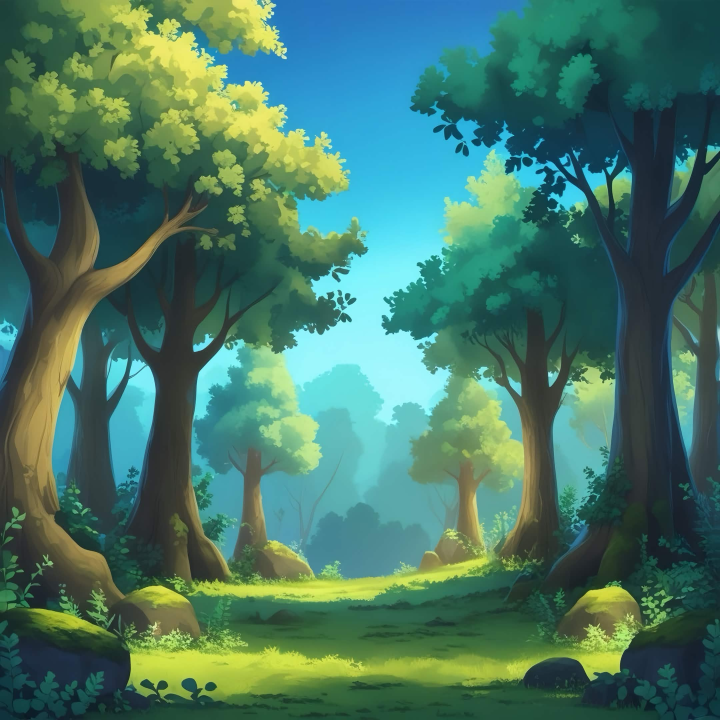
#> input picture load.jpg, 2160 x 2160 px (shown at 1/3 size)
$ python -i main.py   (imports and definitions only)
#> lines starting #> are read from the running program, lines starting #| are printed output that depends on the picture
### map_manager.py
import pygame
import random
import math
import sys
from player import Player
from enemy import Wolf
from item import Item, HealItem, ShieldItem, ClockItem, WallItem, StarItem, TrapItem, WaterTrap, PlacedTrap
from stats_logger import StatsLogger

TILE_SIZE = 30
GRID_SIZE_X = 26
GRID_SIZE_Y = 20
MARGIN = 40
UI_HEIGHT = 140
GAME_WIDTH = (TILE_SIZE * GRID_SIZE_X) + (MARGIN * 2)
GAME_HEIGHT = (TILE_SIZE * GRID_SIZE_Y) + UI_HEIGHT + MARGIN

COLOR_BG_MAIN = (255, 255, 224)
COLOR_GRASS = (145, 189, 89)
COLOR_GRASS_LIGHT = (160, 205, 100)
COLOR_WALL = (195, 195, 195)
COLOR_WALL_DARK = (130, 130, 130)
COLOR_WALL_LIGHT = (230, 230, 230)
COLOR_BORDER = (210, 160, 120)
COLOR_BORDER_DARK = (160, 110, 70)
COLOR_HP = (220, 20, 60)
COLOR_MP = (30, 144, 255)
COLOR_TEXT_DARK = (50, 50, 50)
COLOR_BAR_BG = (180, 180, 180)
COLOR_TEXT_HP = (0, 0, 0)
COLOR_SCORE_TEXT = (255, 255, 255)
COLOR_SCORE_OUTLINE = (101, 67, 33)

# ธีมสีไม้ — ใช้ซ้ำทั้งไฟล์
WOOD_DARK   = (101,  67,  33)
WOOD_MID    = (160, 110,  60)
WOOD_LIGHT  = (210, 165, 100)
WOOD_HI     = (235, 200, 145)
PARCHMENT   = (245, 225, 175)


def preload_game_assets():
    assets = {}
    try:
        bg = pygame.image.load("bg.jpg").convert()
        assets["bg_image"] = pygame.transform.scale(bg, (GAME_WIDTH, GAME_HEIGHT))
    except:
        assets["bg_image"] = None
        print("Warning: bg.jpg not found, using default background color.")

    # โหลด pause.png สำหรับ pause overlay panel
    try:
        raw = pygame.image.load("pause.png").convert_alpha()
        assets["pause_panel"] = raw
    except:
        assets["pause_panel"] = None

    # โหลด gameover.png สำหรับ game over panel
    try:
        raw = pygame.image.load("gameover.png").convert_alpha()
        assets["gameover_panel"] = raw
    except:
        assets["gameover_panel"] = None

    # โหลด character portrait images (play_pig, play_rab, play_sheep)
    char_files = {
        "Pig":    "play_pig.png",
        "Rabbit": "play_rab.png",
        "Sheep":  "play_sheep.png",
    }
    portraits = {}
    for name, fname in char_files.items():
        try:
            raw = pygame.image.load(fname).convert_alpha()
            portraits[name] = raw
        except:
            portraits[name] = None
    assets["portraits"] = portraits

    return assets


# ===== helper: วาด text พร้อม outline + letter spacing =====
# [52 lines left out: functions _render_outlined, _draw_wood_btn_game, not called in this run]


class Game:
    # [603 lines left out: functions __init__, _build_avatar, _spawn_water_traps, spawn_items_no_overlap, is_walkable, _draw_wood_tile and 8 more, not called in this run]

### main.py
import pygame
import sys
import subprocess

try:
    from map_manager import Game, GAME_WIDTH, GAME_HEIGHT, preload_game_assets
except ImportError:
    Game = None
    GAME_WIDTH, GAME_HEIGHT = 900, 800
    def preload_game_assets(): return {}

# [1 line not run here, left out]
SW, SH = 900, 800
# [1 line that did not run here, left out]
# [1 line not run here, left out]

def load_bg_image(name, w, h):
#> called with name = 'load.jpg', w = 900, h = 800
    try:
        from PIL import Image
        pil = Image.open(name).convert("RGB")
#> pil is the input picture: PIL image 2160x2160 RGB; mean R, G, B 71.1, 118.7, 101.9
        pil = pil.resize((w, h), Image.LANCZOS)
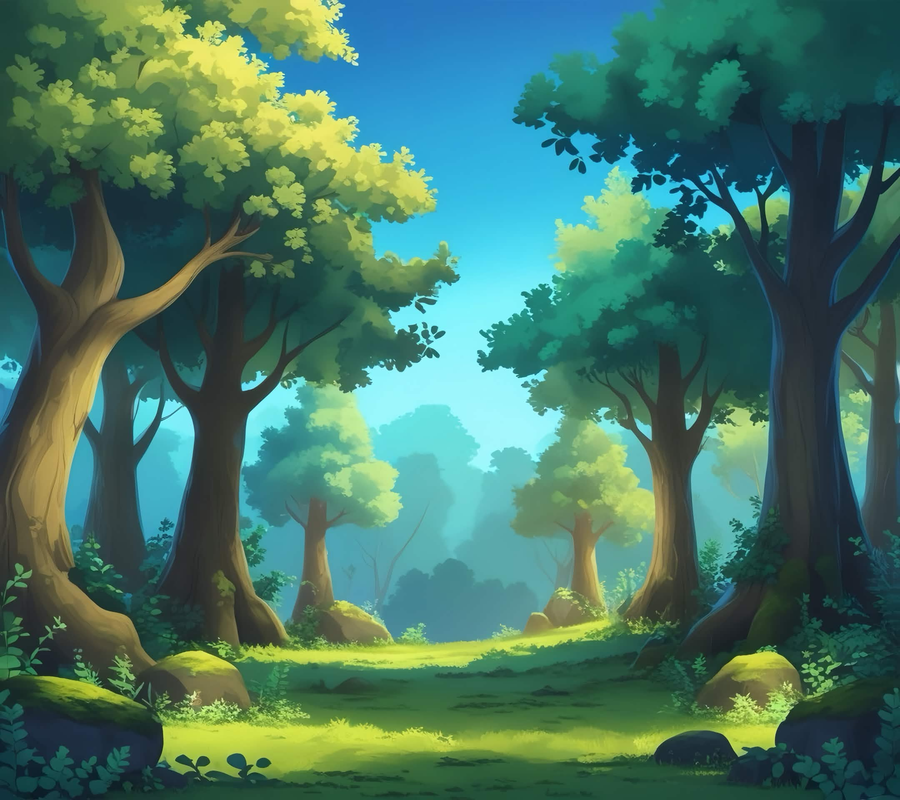
#> pil: PIL image 900x800 RGB; mean R, G, B 71.1, 118.7, 101.9
        return pygame.image.frombuffer(pil.tobytes(), (w, h), "RGB").convert()
    except Exception:
        try:
            return pygame.transform.smoothscale(pygame.image.load(name).convert(), (w, h))
        except Exception:
            s = pygame.Surface((w, h)); s.fill((10, 60, 140)); return s

loading_bg = load_bg_image("load.jpg", SW, SH)

# [50 lines left out: function draw_loading_screen, not called in this run]


# [1 line not run here, left out]

characters = [
    {"name": "Pig",    "hp": 250, "mp": 50,  "img_file": "play_pig.png",   "bonus": ""},
    {"name": "Rabbit", "hp": 200, "mp": 75,  "img_file": "play_rab.png",   "bonus": ""},
    {"name": "Sheep",  "hp": 100, "mp": 25,  "img_file": "play_sheep.png", "bonus": "Bonus : x2 Item Points"},
]

def load_bg(name):
    try:
        from PIL import Image
        pil = Image.open(name).convert("RGB")
        pil = pil.resize((SW, SH), Image.LANCZOS)
        return pygame.image.frombuffer(pil.tobytes(), (SW, SH), "RGB").convert()
    except Exception:
        try:
            return pygame.transform.smoothscale(pygame.image.load(name).convert(), (SW, SH))
        except Exception:
            s = pygame.Surface((SW, SH)); s.fill((50, 70, 50)); return s

_assets = [
    ("main.png",   "Loading main menu..."),
    ("select.png", "Loading select screen..."),
    ("pig.png",    "Loading Pig..."),
    ("rabbit.png", "Loading Rabbit..."),
    ("sheep.png",  "Loading Sheep..."),
]
_loaded_bgs = []
# [4 lines not run here, left out]

# [1 line that did not run here, left out]
# [1 line that did not run here, left out]

# [1 line not run here, left out]
game_assets = preload_game_assets()
# [2 lines not run here, left out]

import math
_font_candidates = ["Fredoka One", "Baloo 2", "Nunito", "Varela Round",
                    "Arial Rounded MT Bold", "Comic Sans MS", "Arial"]

# ปุ่มใหญ่ (PLAY, STATISTICS, BACK, START) — ไม่ bold เพื่อตัวบางลง
font_btn = None
# [7 lines not run here, left out]
if font_btn is None:
    font_btn = pygame.font.SysFont("Arial", 42, bold=False)

# ปุ่มเล็ก (EXIT) — ขนาดเล็กกว่า
font_btn_small = None
# [7 lines not run here, left out]
if font_btn_small is None:
    font_btn_small = pygame.font.SysFont("Arial", 30, bold=False)


# [20 lines left out: function _render_outlined, not called in this run]

BTN_W, BTN_H = 380, 80
BTN_PLAY  = pygame.Rect(SW//2 - BTN_W//2, SH//2 - 20,  BTN_W, BTN_H)
BTN_STATS = pygame.Rect(SW//2 - BTN_W//2, SH//2 + 82,  BTN_W, BTN_H)

# ปุ่ม EXIT มุมล่างซ้าย — ใช้ทั้งสองหน้า
BTN_EXIT = pygame.Rect(30, SH - 74, 160, 52)

CARD_RECTS = [
    pygame.Rect(65,  195, 760, 135),
    pygame.Rect(65,  368, 760, 135),
    pygame.Rect(65,  522, 760, 140),
]

CIRCLE_CENTERS = [(145, 265), (145, 435), (145, 592)]
CIRCLE_R = 68

BTN_BACK  = pygame.Rect(60,  710, 160, 60)
BTN_START = pygame.Rect(680, 710, 160, 60)


# [63 lines left out: functions draw_checkmark, draw_wood_btn, open_statistics, not called in this run]


state        = "OPEN"
selected_idx = None
clock        = pygame.time.Clock()

# [75 lines not run here, left out]

>>> result = load_bg('load.jpg')
